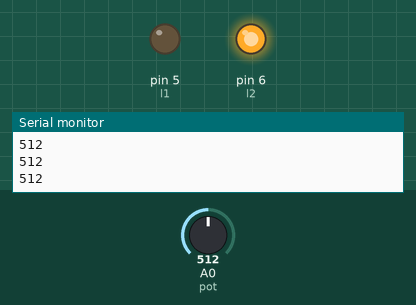
Simulated run of this sketch. Board: Arduino Uno, built with avr-gcc and run on an emulated ATmega328P. Shown: output pins drawn as LEDs (lit = HIGH), the last lines printed to the serial monitor. The test bench sets the inputs (shaded band); at power-on: A0 (pot) = 512.

Above: at 1.3 s.
1.4 s: A0 (pot) set to 483
At 2.7 s:
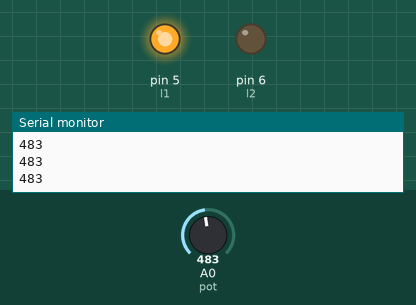
3.0 s: A0 (pot) set to 510
At 4.0 s:
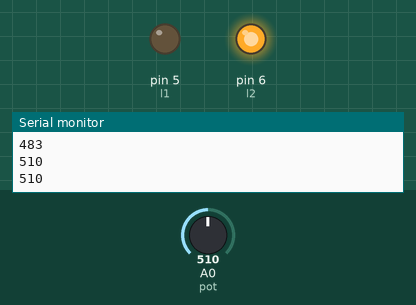
4.5 s: A0 (pot) set to 490
At 5.2 s:
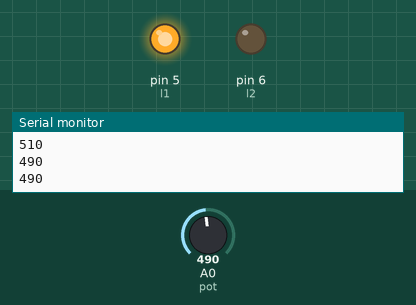
Timing chart, 0 to 7.5 s (numbered marks = the images above; inputs shaded):
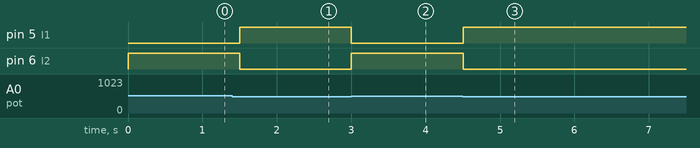

The sketch:

sketch_mar2a.ino
```cpp
int pot = A0;
int val = 0;
uint8_t l1 = 5;
uint8_t l2 = 6;


void setup() {
  // put your setup code here, to run once:
  pinMode(l1,OUTPUT);
  pinMode(l2,OUTPUT);
  pinMode(pot,INPUT);
  Serial.begin(9600);

}

void loop() {
  // put your main code here, to run repeatedly:
  val = analogRead(pot);
  Serial.println(val);
  if (val < 500){
    digitalWrite(l1,HIGH);
    digitalWrite(l2,LOW);
  }else{

    digitalWrite(l1,LOW);
    digitalWrite(l2,HIGH);
  }
   delay(500);


}
```

Measured:
- the behaviour switches between 500 and 499 on A0 (pot) (found by bisection; images 0 and 1)
- after the input at 1.4 s, pin 5 (l1): LOW → HIGH after 0.10 s; pin 6 (l2): HIGH → LOW after 0.10 s
- after the input at 3.0 s, pin 5 (l1): HIGH → LOW at once; pin 6 (l2): LOW → HIGH at once
- after the input at 4.5 s, pin 5 (l1): LOW → HIGH at once; pin 6 (l2): HIGH → LOW at once
